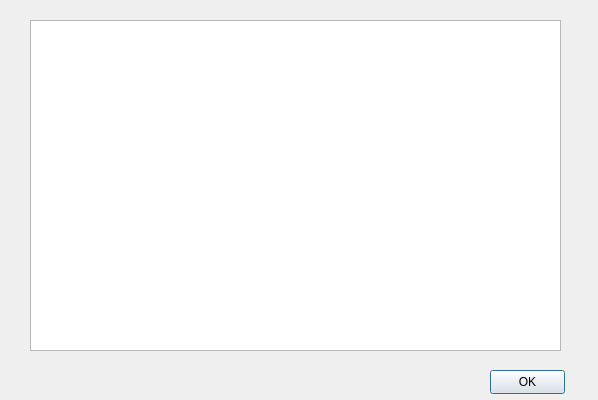
<?xml version="1.0" encoding="UTF-8"?>
<ui version="4.0">
 <class>DGraphs</class>
 <widget class="QDialog" name="DGraphs">
  <property name="geometry">
   <rect>
    <x>0</x>
    <y>0</y>
    <width>598</width>
    <height>400</height>
   </rect>
  </property>
  <property name="windowTitle">
   <string>Graphs</string>
  </property>
  <widget class="QChartView" name="FieldGraph">
   <property name="geometry">
    <rect>
     <x>30</x>
     <y>20</y>
     <width>531</width>
     <height>331</height>
    </rect>
   </property>
  </widget>
  <widget class="QPushButton" name="pushButton">
   <property name="geometry">
    <rect>
     <x>490</x>
     <y>370</y>
     <width>75</width>
     <height>24</height>
    </rect>
   </property>
   <property name="text">
    <string>OK</string>
   </property>
  </widget>
 </widget>
 <layoutdefault spacing="6" margin="11"/>
 <customwidgets>
  <customwidget>
   <class>QChartView</class>
   <extends>QGraphicsView</extends>
   <header location="global">QtCharts</header>
  </customwidget>
 </customwidgets>
 <resources/>
 <connections>
  <connection>
   <sender>pushButton</sender>
   <signal>clicked()</signal>
   <receiver>DGraphs</receiver>
   <slot>accept()</slot>
   <hints>
    <hint type="sourcelabel">
     <x>556</x>
     <y>278</y>
    </hint>
    <hint type="destinationlabel">
     <x>486</x>
     <y>282</y>
    </hint>
   </hints>
  </connection>
 </connections>
</ui>
